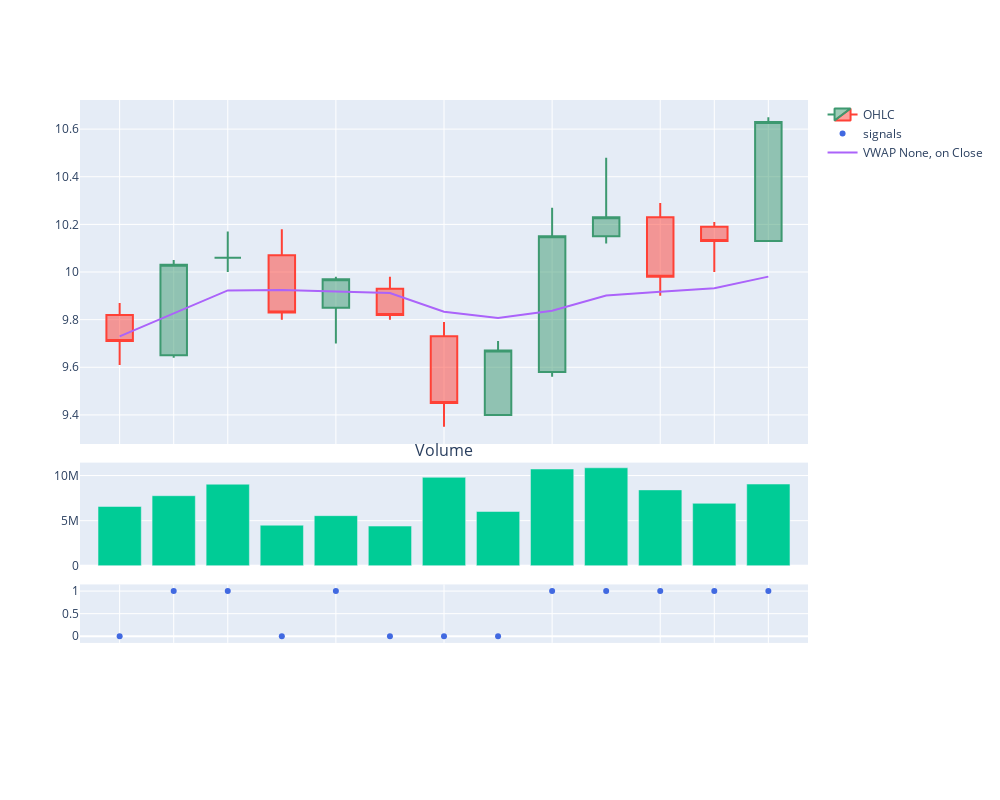
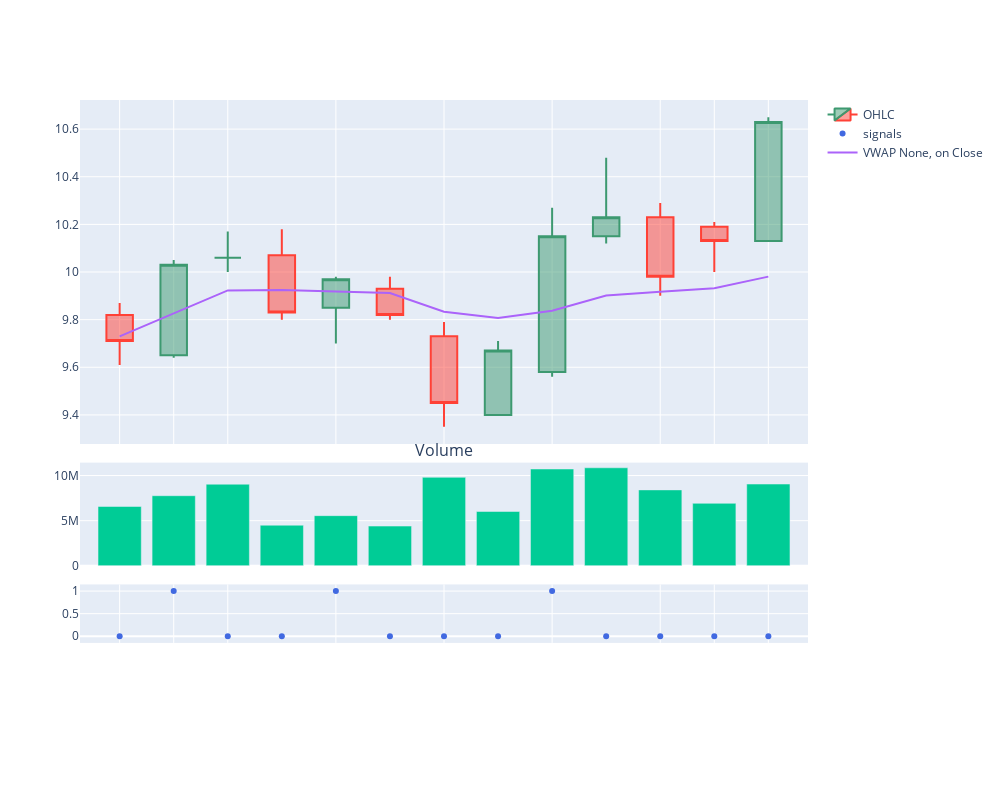

Notebook cell for these charts, in order:
### Markdown cell above
## VWAP Crossover

### Code cell
period = None
indicator =  "VWAP"
vwap_crossover = Crossover(period, indicator = indicator, on = "Close", invert = False)
vwap_crossover.plot_signals(data,signal_type = 'con')
vwap_crossover.plot_signals(data,signal_type = 'dis')

### Figure 1 — Plotly figure (JSON) as saved in the notebook; plotly's stock layout.template omitted (floating-point values rounded to 4 significant figures)
{"data": [{"close": [9.71, 10.03, 10.06, 9.83, 9.97, 9.82, 9.45, 9.67, 10.15, 10.23, 9.98, 10.13, 10.63], "high": [9.87, 10.05, 10.17, 10.18, 9.98, 9.98, 9.79, 9.71, 10.27, 10.48, 10.29, 10.21, 10.65], "low": [9.61, 9.64, 10, 9.8, 9.7, 9.8, 9.35, 9.4, 9.56, 10.12, 9.9, 10, 10.13], "name": "OHLC", "open": [9.82, 9.65, 10.06, 10.07, 9.85, 9.93, 9.73, 9.4, 9.58, 10.15, 10.23, 10.19, 10.13], "type": "candlestick", "x": ["2023-12-01T00:00:00", "2023-12-04T00:00:00", "2023-12-05T00:00:00", "2023-12-06T00:00:00", "2023-12-07T00:00:00", "2023-12-08T00:00:00", "2023-12-11T00:00:00", "2023-12-12T00:00:00", "2023-12-13T00:00:00", "2023-12-14T00:00:00", "2023-12-15T00:00:00", "2023-12-18T00:00:00", "2023-12-19T00:00:00"], "xaxis": "x", "yaxis": "y"}, {"line": {"color": "royalblue"}, "mode": "markers", "name": "signals", "type": "scatter", "x": ["2023-12-01T00:00:00", "2023-12-04T00:00:00", "2023-12-05T00:00:00", "2023-12-06T00:00:00", "2023-12-07T00:00:00", "2023-12-08T00:00:00", "2023-12-11T00:00:00", "2023-12-12T00:00:00", "2023-12-13T00:00:00", "2023-12-14T00:00:00", "2023-12-15T00:00:00", "2023-12-18T00:00:00", "2023-12-19T00:00:00"], "xaxis": "x3", "y": [0, 1, 1, 0, 1, 0, 0, 0, 1, 1, 1, 1, 1], "yaxis": "y3"}, {"showlegend": false, "type": "bar", "x": ["2023-12-01T00:00:00", "2023-12-04T00:00:00", "2023-12-05T00:00:00", "2023-12-06T00:00:00", "2023-12-07T00:00:00", "2023-12-08T00:00:00", "2023-12-11T00:00:00", "2023-12-12T00:00:00", "2023-12-13T00:00:00", "2023-12-14T00:00:00", "2023-12-15T00:00:00", "2023-12-18T00:00:00", "2023-12-19T00:00:00"], "xaxis": "x2", "y": [6572300, 7766200, 9038400, 4497900, 5558200, 4402400, 9802400, 6018300, 10722300, 10858300, 8409100, 6923400, 9057700], "yaxis": "y2"}, {"mode": "lines", "name": "VWAP None, on Close", "type": "scatter", "x": ["2023-12-01T00:00:00", "2023-12-04T00:00:00", "2023-12-05T00:00:00", "2023-12-06T00:00:00", "2023-12-07T00:00:00", "2023-12-08T00:00:00", "2023-12-11T00:00:00", "2023-12-12T00:00:00", "2023-12-13T00:00:00", "2023-12-14T00:00:00", "2023-12-15T00:00:00", "2023-12-18T00:00:00", "2023-12-19T00:00:00"], "xaxis": "x", "y": [9.73, 9.826, 9.923, 9.925, 9.918, 9.912, 9.833, 9.807, 9.838, 9.901, 9.917, 9.932, 9.981], "yaxis": "y"}], "layout": {"annotations": [{"font": {"size": 16}, "showarrow": false, "text": "Volume", "x": 0.5, "xanchor": "center", "xref": "paper", "y": 0.4151, "yanchor": "bottom", "yref": "paper"}], "height": 800, "width": 1000, "xaxis": {"anchor": "y", "domain": [0, 1], "matches": "x4", "rangebreaks": [{"bounds": ["sat", "mon"]}, {"values": ["2020-12-25", "2021-01-01"]}], "rangeslider": {"visible": false}, "showticklabels": false}, "xaxis2": {"anchor": "y2", "domain": [0, 1], "matches": "x4", "rangebreaks": [{"bounds": ["sat", "mon"]}, {"values": ["2020-12-25", "2021-01-01"]}], "showticklabels": false}, "xaxis3": {"anchor": "y3", "domain": [0, 1], "matches": "x4", "rangebreaks": [{"bounds": ["sat", "mon"]}, {"values": ["2020-12-25", "2021-01-01"]}], "showticklabels": false}, "xaxis4": {"anchor": "y4", "domain": [0, 1], "rangebreaks": [{"bounds": ["sat", "mon"]}, {"values": ["2020-12-25", "2021-01-01"]}]}, "yaxis": {"anchor": "x", "domain": [0.4451, 1]}, "yaxis2": {"anchor": "x2", "domain": [0.2487, 0.4151]}, "yaxis3": {"anchor": "x3", "domain": [0.1243, 0.2187]}, "yaxis4": {"anchor": "x4", "domain": [0, 0.09433]}}}

### Figure 2 — Plotly figure (JSON) as saved in the notebook; plotly's stock layout.template omitted (floating-point values rounded to 4 significant figures)
{"data": [{"close": [9.71, 10.03, 10.06, 9.83, 9.97, 9.82, 9.45, 9.67, 10.15, 10.23, 9.98, 10.13, 10.63], "high": [9.87, 10.05, 10.17, 10.18, 9.98, 9.98, 9.79, 9.71, 10.27, 10.48, 10.29, 10.21, 10.65], "low": [9.61, 9.64, 10, 9.8, 9.7, 9.8, 9.35, 9.4, 9.56, 10.12, 9.9, 10, 10.13], "name": "OHLC", "open": [9.82, 9.65, 10.06, 10.07, 9.85, 9.93, 9.73, 9.4, 9.58, 10.15, 10.23, 10.19, 10.13], "type": "candlestick", "x": ["2023-12-01T00:00:00", "2023-12-04T00:00:00", "2023-12-05T00:00:00", "2023-12-06T00:00:00", "2023-12-07T00:00:00", "2023-12-08T00:00:00", "2023-12-11T00:00:00", "2023-12-12T00:00:00", "2023-12-13T00:00:00", "2023-12-14T00:00:00", "2023-12-15T00:00:00", "2023-12-18T00:00:00", "2023-12-19T00:00:00"], "xaxis": "x", "yaxis": "y"}, {"line": {"color": "royalblue"}, "mode": "markers", "name": "signals", "type": "scatter", "x": ["2023-12-01T00:00:00", "2023-12-04T00:00:00", "2023-12-05T00:00:00", "2023-12-06T00:00:00", "2023-12-07T00:00:00", "2023-12-08T00:00:00", "2023-12-11T00:00:00", "2023-12-12T00:00:00", "2023-12-13T00:00:00", "2023-12-14T00:00:00", "2023-12-15T00:00:00", "2023-12-18T00:00:00", "2023-12-19T00:00:00"], "xaxis": "x3", "y": [0, 1, 0, 0, 1, 0, 0, 0, 1, 0, 0, 0, 0], "yaxis": "y3"}, {"showlegend": false, "type": "bar", "x": ["2023-12-01T00:00:00", "2023-12-04T00:00:00", "2023-12-05T00:00:00", "2023-12-06T00:00:00", "2023-12-07T00:00:00", "2023-12-08T00:00:00", "2023-12-11T00:00:00", "2023-12-12T00:00:00", "2023-12-13T00:00:00", "2023-12-14T00:00:00", "2023-12-15T00:00:00", "2023-12-18T00:00:00", "2023-12-19T00:00:00"], "xaxis": "x2", "y": [6572300, 7766200, 9038400, 4497900, 5558200, 4402400, 9802400, 6018300, 10722300, 10858300, 8409100, 6923400, 9057700], "yaxis": "y2"}, {"mode": "lines", "name": "VWAP None, on Close", "type": "scatter", "x": ["2023-12-01T00:00:00", "2023-12-04T00:00:00", "2023-12-05T00:00:00", "2023-12-06T00:00:00", "2023-12-07T00:00:00", "2023-12-08T00:00:00", "2023-12-11T00:00:00", "2023-12-12T00:00:00", "2023-12-13T00:00:00", "2023-12-14T00:00:00", "2023-12-15T00:00:00", "2023-12-18T00:00:00", "2023-12-19T00:00:00"], "xaxis": "x", "y": [9.73, 9.826, 9.923, 9.925, 9.918, 9.912, 9.833, 9.807, 9.838, 9.901, 9.917, 9.932, 9.981], "yaxis": "y"}], "layout": {"annotations": [{"font": {"size": 16}, "showarrow": false, "text": "Volume", "x": 0.5, "xanchor": "center", "xref": "paper", "y": 0.4151, "yanchor": "bottom", "yref": "paper"}], "height": 800, "width": 1000, "xaxis": {"anchor": "y", "domain": [0, 1], "matches": "x4", "rangebreaks": [{"bounds": ["sat", "mon"]}, {"values": ["2020-12-25", "2021-01-01"]}], "rangeslider": {"visible": false}, "showticklabels": false}, "xaxis2": {"anchor": "y2", "domain": [0, 1], "matches": "x4", "rangebreaks": [{"bounds": ["sat", "mon"]}, {"values": ["2020-12-25", "2021-01-01"]}], "showticklabels": false}, "xaxis3": {"anchor": "y3", "domain": [0, 1], "matches": "x4", "rangebreaks": [{"bounds": ["sat", "mon"]}, {"values": ["2020-12-25", "2021-01-01"]}], "showticklabels": false}, "xaxis4": {"anchor": "y4", "domain": [0, 1], "rangebreaks": [{"bounds": ["sat", "mon"]}, {"values": ["2020-12-25", "2021-01-01"]}]}, "yaxis": {"anchor": "x", "domain": [0.4451, 1]}, "yaxis2": {"anchor": "x2", "domain": [0.2487, 0.4151]}, "yaxis3": {"anchor": "x3", "domain": [0.1243, 0.2187]}, "yaxis4": {"anchor": "x4", "domain": [0, 0.09433]}}}
